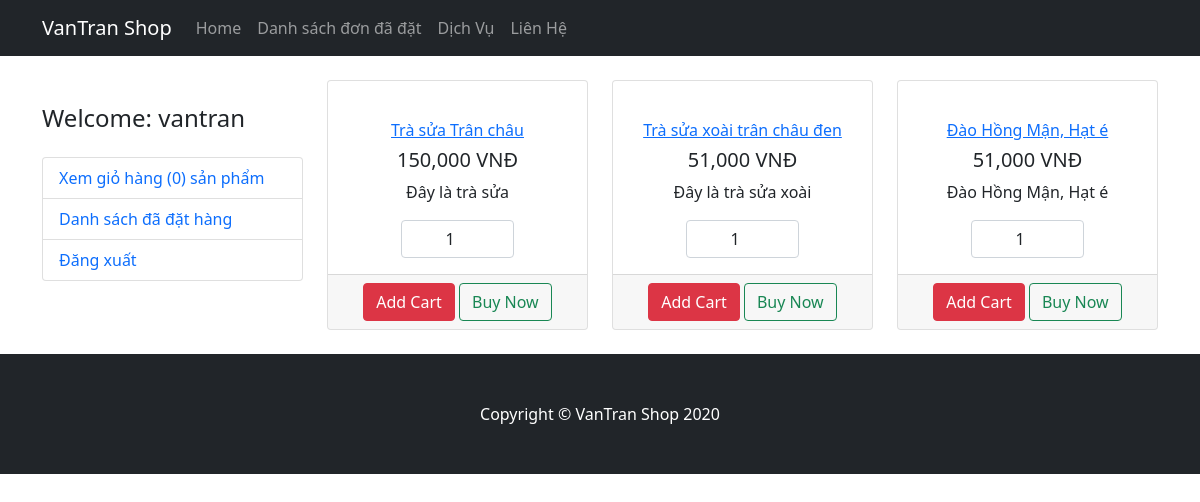
The app's page /product (signed in) with its own data.
### tables this page shows
CREATE TABLE `products` (
  `id` int NOT NULL,
  `title` varchar(255) NOT NULL,
  `description` text NOT NULL,
  `price` varchar(255) NOT NULL,
  `image` varchar(255) NOT NULL
);

### app/Controllers/ProductController.php (called while the page is built, shortened)
<?php
class ProductController
{
    public function index()
    {
        $data = Product::All();
        require_once(PATH_ROOT . 'resource/views/product.php');
    }
}

### public/index.php (called while the page is built, shortened)
<?php
$router = new Core\Route();
include_once(PATH_ROOT . '/Routes/Route.php');
$request_url = $_SERVER['REQUEST_URI'];
$method_url = !empty($_SERVER['REQUEST_METHOD']) ? $_SERVER['REQUEST_METHOD'] : 'GET';
$router->map($request_url, $method_url);

### app/Models/Product.php (called while the page is built, shortened)
<?php
class Product extends Model
{
    public static function All()
    {
        $db = static::getDB();
        $stmt = $db->query('SELECT * FROM products');
        return $stmt->fetchAll(PDO::FETCH_ASSOC);
    }
}

### resource/views/product.php (the view, shortened to what this page needs)
<!DOCTYPE html>
<html lang="en">
<head>
    <link href="https://cdn.jsdelivr.net/npm/bootstrap@5.0.0-beta1/dist/css/bootstrap.min.css" rel="stylesheet">
    <link href="../css/product.css" rel="stylesheet">
</head>
<body>
    <nav class="navbar navbar-expand-lg navbar-dark bg-dark fixed-top">
        <div class="container">
            <a class="navbar-brand" href="#">VanTran Shop</a>
            <div class="collapse navbar-collapse" id="navbarResponsive">
                <ul class="navbar-nav ml-auto">
                    <li class="nav-item active">
                        <a class="nav-link" href="#">Home</a>
                    </li>
                    <li class="nav-item">
                        <a class="nav-link" href="">Danh sách đơn đã đặt</a>
                    </li>
                    <li class="nav-item">
                        <a class="nav-link" href="#">Dịch Vụ</a>
                    </li>
                    <li class="nav-item">
                        <a class="nav-link" href="#">Liên Hệ</a>
                    </li>
                </ul>
            </div>
        </div>
    </nav>
    <div class="container">
        <div class="row">
            <div class="col-lg-3">
                <h4 class="my-4"><?php
                                    if ($_SESSION['user']) {
                                        $user = $_SESSION['user'];
                                        echo 'Welcome: ' . $user['name'];
                                    } else {
                                        echo '<a href="' . URL . '"store" >Đăng nhập</a>';
                                    }  ?></h4>
                <?php
                if (isset($_SESSION['user'])) { ?>
                    <div class="list-group">
                        <a href="<?= URL ?>store" class="list-group-item">Xem giỏ hàng (<?php if (isset($_SESSION['cart'])) {
                                                                                            echo count($_SESSION['cart']);
                                                                                        } else {
                                                                                            echo 0;
                                                                                        } ?>) sản phẩm</a>
                        <a href="<?= URL ?>history" class="list-group-item">Danh sách đã đặt hàng</a>
                        <a href="<?= URL ?>logout" class="list-group-item">Đăng xuất</a>
                    </div>
                <?php } ?>
            </div>
            <div class="col-lg-9">
                <div class="row">
                    <?php foreach ($data as $key => $value) {
                    ?>
                        <div class="col-lg-4 col-md-6 mb-4">
                            <div class="card h-100">
                                <form action="/add" method="post">
                                    <div class="card-body text-center">
                                        <h6 class="card-title">
                                            <a href="#"><?= $value['title'] ?></a>
                                        </h6>
                                        <h5><?= number_format($value['price'], 0, '.', ',') ?> VNĐ</h5>
                                        <p class="card-text"><?= $value['description'] ?></p>
                                        <input name="quantity" class="form-control text-center" style="width: 50%; margin:auto;" type="number" min="1" value="1">
                                    </div>
                                    <div class="card-footer text-center">
                                        <button type="submit" name="add_cart" class="float-left btn btn-danger" value="<?= $value['id'] ?>">Add Cart</button></a>
                                        <button type="submit" name="buy_now" class="btn btn-outline-success" value="<?= $value['id'] ?>">Buy Now</button></a>
                                    </div>
                                </form>
                            </div>
                        </div>
                    <?php  } ?>
                </div>
            </div>
        </div>
    </div>
    <footer class="py-5 bg-dark">
        <div class="container">
            <p class="m-0 text-center text-white">Copyright &copy; VanTran Shop 2020</p>
        </div>
    </footer>
</body>
</html>

### Core/Route.php (shortened to what this page needs)
<?php
class Route
{
    private $__routes;
    public function __construct()
    {
        $this->__routes = [];
    }
    private function __request(string $url, string $method, $action)
    {
        if (preg_match_all('/({([a-zA-Z]+)})/', $url, $params)) {
            $url = preg_replace('/({([a-zA-Z]+)})/', '(.+)', $url);
        }
        $url = str_replace('/', '\/', $url);
        $route = [
            'url' => $url,
            'method' => $method,
            'action' => $action,
            'params' => $params[2]
        ];
        array_push($this->__routes, $route);
    }
    public function map(string $url, string $method)
    {
        $method1 = explode('/', $method);
        foreach ($this->__routes as $route) {
            if ($route['method'] == $method1) {
                $reg = '/^' . $route['url'] . '$/';
                if (preg_match($reg, $url, $params)) {
                    array_shift($params);
                    $this->__call_action_route($route['action'], $params);
                    return;
                }
            } elseif ($route['method'] == $method) {
                $reg = '/^' . $route['url'] . '$/';
                if (preg_match($reg, $url, $params)) {
                    array_shift($params);
                    $this->__call_action_route($route['action'], $params);
                    return;
                }
            }
        }
        return;
    }
    private function __call_action_route($action, $params)
    {
        if (is_string($action)) {
            $action = explode('@', $action);
            $controller = new $controller_name();
            call_user_func_array([$controller, $action[1]], $params);
            return;
        }
    }
}

### public/css/product.css (style rules this page uses)
body { padding-top: 80px; }

### records on screen
products: title "Trà sửa Trân châu", price "150,000", description "Đây là trà sửa"
products: title "Trà sửa xoài trân châu đen", price "51,000", description "Đây là trà sửa xoài", $value['id'] 2 (drawn)
products: title "Đào Hồng Mận, Hạt é", price "51,000", description "Đào Hồng Mận, Hạt é", $value['id'] 3 (drawn)
